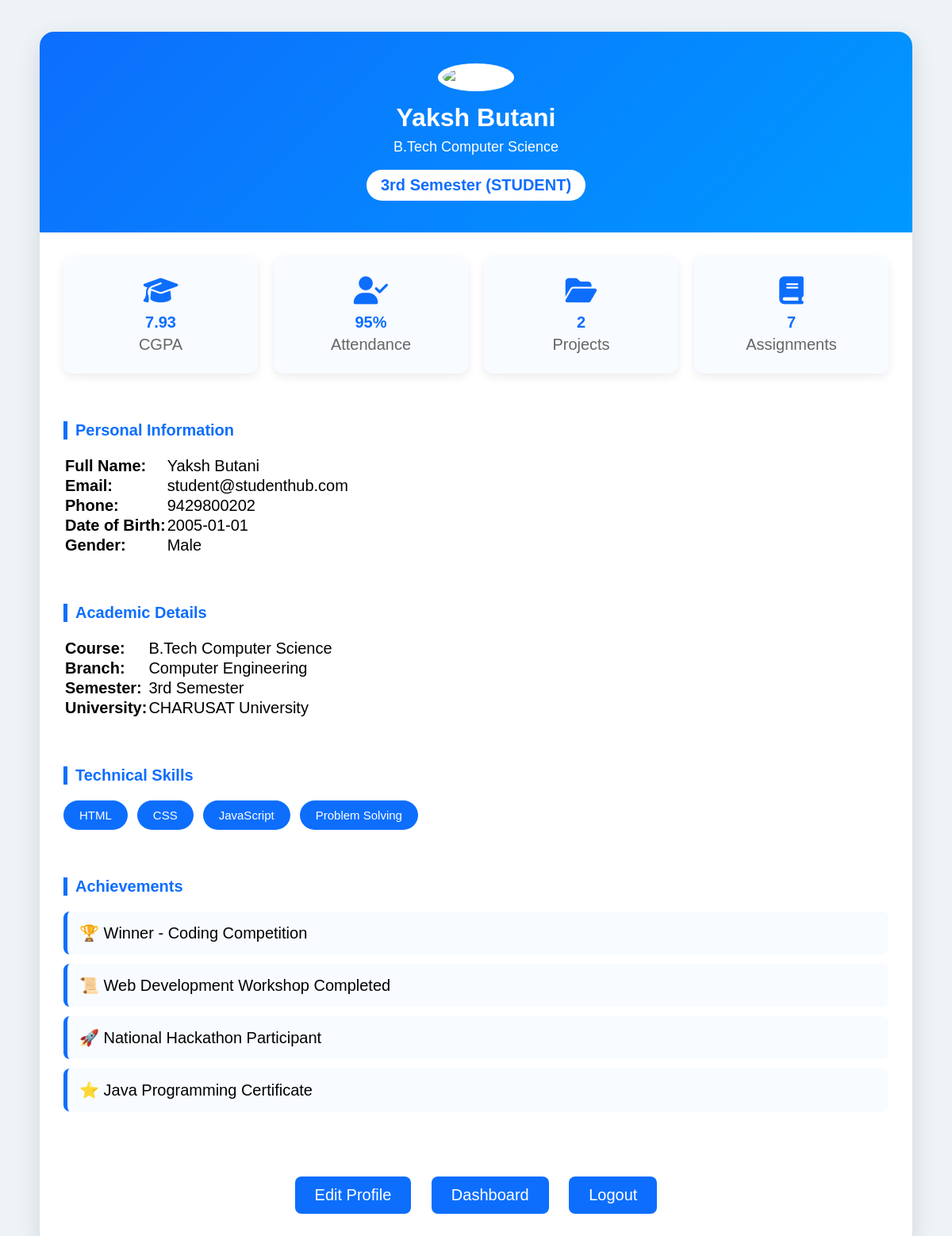
The app's page /profile.php (signed in) with its own data.
### tables this page shows
CREATE TABLE IF NOT EXISTS `students` (
    `id` INT AUTO_INCREMENT PRIMARY KEY,
    `name` VARCHAR(100) NOT NULL,
    `email` VARCHAR(100) NOT NULL UNIQUE,
    `mobile` VARCHAR(15) NOT NULL,
    `password` VARCHAR(255) NOT NULL,
    `dob` DATE NULL,
    `gender` VARCHAR(10) NULL,
    `course` VARCHAR(50) NULL,
    `skills` VARCHAR(150) NULL,
    `address` TEXT NULL,
    `role` VARCHAR(20) NOT NULL DEFAULT 'student',
    `remember_token` VARCHAR(255) NULL,
    `reg_date` TIMESTAMP DEFAULT CURRENT_TIMESTAMP
);

### profile.php (the view, shortened to what this page needs)
<?php
require_once "auth.php";
$userId = $_SESSION['user_id'];
$stmt = mysqli_prepare($conn, "SELECT * FROM students WHERE id = ?");
mysqli_stmt_bind_param($stmt, "i", $userId);
mysqli_stmt_execute($stmt);
$res = mysqli_stmt_get_result($stmt);
$student = mysqli_fetch_assoc($res);
$studentName   = $student['name'] ?? $_SESSION['user_name'];
$studentEmail  = $student['email'] ?? $_SESSION['user_email'];
$studentCourse = $student['course'] ?? 'B.Tech Computer Engineering';
$studentMobile = $student['mobile'] ?? '+91 9876543210';
$studentGender = $student['gender'] ?? 'Male';
$studentDob    = $student['dob'] ?? '2005-01-01';
$studentSkills = !empty($student['skills']) ? explode(',', $student['skills']) : ['HTML', 'CSS', 'JavaScript', 'Problem Solving'];
?>
<!DOCTYPE html>
<html lang="en">
<head>
    <link rel="stylesheet" href="profile.css">
    <link rel="stylesheet" href="https://cdnjs.cloudflare.com/ajax/libs/font-awesome/6.4.0/css/all.min.css">
</head>
<body>
    <div class="container">
    <div class="profile-header">
        <img src="https://cdn-icons-png.flaticon.com/512/3135/3135715.png" alt="Student">
        <h1><?php echo htmlspecialchars($studentName); ?></h1>
        <p><?php echo htmlspecialchars($studentCourse); ?></p>
        <span class="badge">3rd Semester (<?php echo strtoupper(htmlspecialchars($_SESSION['user_role'])); ?>)</span>
    </div>
    <div class="stats">
        <div class="card">
            <i class="fa-solid fa-graduation-cap"></i>
            <h2>7.93</h2>
            <p>CGPA</p>
        </div>
        <div class="card">
            <i class="fa-solid fa-user-check"></i>
            <h2>95%</h2>
            <p>Attendance</p>
        </div>
        <div class="card">
            <i class="fa-solid fa-folder-open"></i>
            <h2>2</h2>
            <p>Projects</p>
        </div>
        <div class="card">
            <i class="fa-solid fa-book"></i>
            <h2>7</h2>
            <p>Assignments</p>
        </div>
    </div>
    <div class="section">
        <h2>Personal Information</h2>
        <table>
            <tr>
                <td><b>Full Name:</b></td>
                <td><?php echo htmlspecialchars($studentName); ?></td>
            </tr>
            <tr>
                <td><b>Email:</b></td>
                <td><?php echo htmlspecialchars($studentEmail); ?></td>
            </tr>
            <tr>
                <td><b>Phone:</b></td>
                <td><?php echo htmlspecialchars($studentMobile); ?></td>
            </tr>
            <tr>
                <td><b>Date of Birth:</b></td>
                <td><?php echo htmlspecialchars($studentDob); ?></td>
            </tr>
            <tr>
                <td><b>Gender:</b></td>
                <td><?php echo htmlspecialchars($studentGender); ?></td>
            </tr>
        </table>
    </div>
    <div class="section">
        <h2>Academic Details</h2>
        <table>
            <tr>
                <td><b>Course:</b></td>
                <td><?php echo htmlspecialchars($studentCourse); ?></td>
            </tr>
            <tr>
                <td><b>Branch:</b></td>
                <td>Computer Engineering</td>
            </tr>
            <tr>
                <td><b>Semester:</b></td>
                <td>3rd Semester</td>
            </tr>
            <tr>
                <td><b>University:</b></td>
                <td>CHARUSAT University</td>
            </tr>
        </table>
    </div>
    <div class="section">
        <h2>Technical Skills</h2>
        <div class="skills">
            <?php foreach ($studentSkills as $skill): ?>
                <span><?php echo htmlspecialchars(trim($skill)); ?></span>
            <?php endforeach; ?>
        </div>
    </div>
    <div class="section">
        <h2>Achievements</h2>
        <ul>
            <li>🏆 Winner - Coding Competition</li>
            <li>📜 Web Development Workshop Completed</li>
            <li>🚀 National Hackathon Participant</li>
            <li>⭐ Java Programming Certificate</li>
        </ul>
    </div>
    <div class="buttons">
        <a href="edit.php">Edit Profile</a>
        <a href="dashboard.php">Dashboard</a>
        <a href="logout.php">Logout</a>
    </div>
</div>
</body>
</html>

### profile.css (style rules this page uses)
* { margin:0; padding:0; box-sizing:border-box; font-family:'Poppins',sans-serif; font-size: 20px; }
body { background:#eef3f8; padding:40px; }
.container { max-width:1100px; margin:auto; background:#fff; border-radius:18px; overflow:hidden; box-shadow:0 10px 30px rgba(0,0,0,0.12); }
.profile-header { background:linear-gradient(135deg,#0d6efd,#0099ff); color:white; text-align:center; padding:40px 20px; }
.profile-header img { width:150px; height:150px; border-radius:50%; border:6px solid white; object-fit:cover; margin-bottom:15px; background:white; }
.profile-header h1 { font-size:32px; margin-bottom:8px; }
.profile-header p { font-size:18px; margin-bottom:18px; }
.badge { display:inline-block; background:white; color:#0d6efd; padding:8px 18px; border-radius:30px; font-weight:600; }
.stats { display:grid; grid-template-columns:repeat(auto-fit,minmax(180px,1fr)); gap:20px; padding:30px; }
.card { background:#f8fbff; border-radius:12px; padding:25px; text-align:center; box-shadow:0 4px 12px rgba(0,0,0,.08); transition:.3s; }
.card i { font-size:35px; color:#0d6efd; margin-bottom:12px; }
.card h2 { color:#0d6efd; margin-bottom:5px; }
.card p { color:#666; }
.section { padding:30px; }
.section h2 { color:#0d6efd; margin-bottom:20px; border-left:5px solid #0d6efd; padding-left:10px; }
.skills { display:flex; flex-wrap:wrap; gap:12px; }
.skills span { background:#0d6efd; color:white; padding:10px 20px; border-radius:30px; font-size:15px; transition:.3s; }
.section ul { list-style:none; }
.section ul li { background:#f8fbff; margin-bottom:12px; padding:15px; border-left:5px solid #0d6efd; border-radius:8px; }
.buttons { text-align:center; padding:30px; }
.buttons a { display:inline-block; text-decoration:none; color:white; background:#0d6efd; padding:12px 25px; margin:10px; border-radius:8px; font-weight:500; transition:.3s; }

### records on screen
students: name "Yaksh Butani", course "B.Tech Computer Science", email "student@studenthub.com", mobile "9429800202", dob "2005-01-01", gender "Male", skills "HTML", skills "CSS", skills "JavaScript", skills "Problem Solving"

### other values on screen
$_SESSION['user_role'] "STUDENT"
